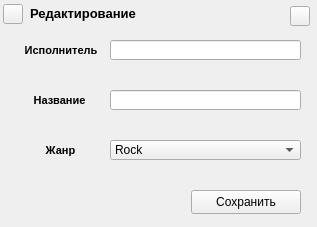
<?xml version="1.0" encoding="UTF-8"?>
<ui version="4.0">
 <class>AudioEdit</class>
 <widget class="QWidget" name="AudioEdit">
  <property name="geometry">
   <rect>
    <x>0</x>
    <y>0</y>
    <width>317</width>
    <height>227</height>
   </rect>
  </property>
  <property name="windowTitle">
   <string>Form</string>
  </property>
  <widget class="QPushButton" name="CloseApp">
   <property name="geometry">
    <rect>
     <x>290</x>
     <y>6</y>
     <width>20</width>
     <height>20</height>
    </rect>
   </property>
   <property name="font">
    <font>
     <pointsize>11</pointsize>
     <weight>75</weight>
     <bold>true</bold>
    </font>
   </property>
   <property name="text">
    <string/>
   </property>
  </widget>
  <widget class="QComboBox" name="GenreEdit">
   <property name="geometry">
    <rect>
     <x>110</x>
     <y>140</y>
     <width>191</width>
     <height>20</height>
    </rect>
   </property>
   <property name="mouseTracking">
    <bool>false</bool>
   </property>
   <property name="currentIndex">
    <number>0</number>
   </property>
   <property name="maxVisibleItems">
    <number>10</number>
   </property>
   <item>
    <property name="text">
     <string>Rock</string>
    </property>
   </item>
   <item>
    <property name="text">
     <string>Pop</string>
    </property>
   </item>
   <item>
    <property name="text">
     <string>Rap &amp; Hip-Hop</string>
    </property>
   </item>
   <item>
    <property name="text">
     <string>Easy Listening</string>
    </property>
   </item>
   <item>
    <property name="text">
     <string>Dance &amp; House</string>
    </property>
   </item>
   <item>
    <property name="text">
     <string>Instrumental</string>
    </property>
   </item>
   <item>
    <property name="text">
     <string>Metal</string>
    </property>
   </item>
   <item>
    <property name="text">
     <string>Alternative</string>
    </property>
   </item>
   <item>
    <property name="text">
     <string>Dubstep</string>
    </property>
   </item>
   <item>
    <property name="text">
     <string>Jazz &amp; Blues</string>
    </property>
   </item>
   <item>
    <property name="text">
     <string>Drum &amp; Bass</string>
    </property>
   </item>
   <item>
    <property name="text">
     <string>Trance</string>
    </property>
   </item>
   <item>
    <property name="text">
     <string>Chanson</string>
    </property>
   </item>
   <item>
    <property name="text">
     <string>Ethnic</string>
    </property>
   </item>
   <item>
    <property name="text">
     <string>Acoustic &amp; Vocal</string>
    </property>
   </item>
   <item>
    <property name="text">
     <string>Reggae</string>
    </property>
   </item>
   <item>
    <property name="text">
     <string>Classical</string>
    </property>
   </item>
   <item>
    <property name="text">
     <string>Indie Pop</string>
    </property>
   </item>
   <item>
    <property name="text">
     <string>Speech</string>
    </property>
   </item>
   <item>
    <property name="text">
     <string>Electropop &amp; Disco</string>
    </property>
   </item>
   <item>
    <property name="text">
     <string>Other</string>
    </property>
   </item>
  </widget>
  <widget class="QLabel" name="GenreLabel">
   <property name="geometry">
    <rect>
     <x>20</x>
     <y>140</y>
     <width>81</width>
     <height>20</height>
    </rect>
   </property>
   <property name="font">
    <font>
     <pointsize>8</pointsize>
     <weight>75</weight>
     <bold>true</bold>
    </font>
   </property>
   <property name="text">
    <string>Жанр</string>
   </property>
   <property name="alignment">
    <set>Qt::AlignCenter</set>
   </property>
  </widget>
  <widget class="QPushButton" name="SaveEdit">
   <property name="geometry">
    <rect>
     <x>191</x>
     <y>190</y>
     <width>110</width>
     <height>24</height>
    </rect>
   </property>
   <property name="text">
    <string>Сохранить</string>
   </property>
  </widget>
  <widget class="QLabel" name="ArtistLabel">
   <property name="geometry">
    <rect>
     <x>20</x>
     <y>40</y>
     <width>82</width>
     <height>20</height>
    </rect>
   </property>
   <property name="font">
    <font>
     <pointsize>8</pointsize>
     <weight>75</weight>
     <bold>true</bold>
    </font>
   </property>
   <property name="text">
    <string>Исполнитель</string>
   </property>
   <property name="alignment">
    <set>Qt::AlignCenter</set>
   </property>
  </widget>
  <widget class="QLineEdit" name="ArtistEdit">
   <property name="geometry">
    <rect>
     <x>110</x>
     <y>40</y>
     <width>191</width>
     <height>20</height>
    </rect>
   </property>
  </widget>
  <widget class="QLabel" name="TitleLabel">
   <property name="geometry">
    <rect>
     <x>20</x>
     <y>90</y>
     <width>79</width>
     <height>20</height>
    </rect>
   </property>
   <property name="font">
    <font>
     <pointsize>8</pointsize>
     <weight>75</weight>
     <bold>true</bold>
    </font>
   </property>
   <property name="text">
    <string>Название</string>
   </property>
   <property name="alignment">
    <set>Qt::AlignCenter</set>
   </property>
  </widget>
  <widget class="QLineEdit" name="TitleEdit">
   <property name="geometry">
    <rect>
     <x>110</x>
     <y>90</y>
     <width>191</width>
     <height>20</height>
    </rect>
   </property>
  </widget>
  <widget class="QLabel" name="Title">
   <property name="geometry">
    <rect>
     <x>30</x>
     <y>1</y>
     <width>231</width>
     <height>25</height>
    </rect>
   </property>
   <property name="font">
    <font>
     <pointsize>10</pointsize>
     <weight>75</weight>
     <bold>true</bold>
    </font>
   </property>
   <property name="text">
    <string>Редактирование</string>
   </property>
  </widget>
  <widget class="QPushButton" name="Icon">
   <property name="geometry">
    <rect>
     <x>3</x>
     <y>4</y>
     <width>20</width>
     <height>20</height>
    </rect>
   </property>
   <property name="focusPolicy">
    <enum>Qt::NoFocus</enum>
   </property>
   <property name="text">
    <string/>
   </property>
  </widget>
 </widget>
 <resources/>
 <connections/>
</ui>
